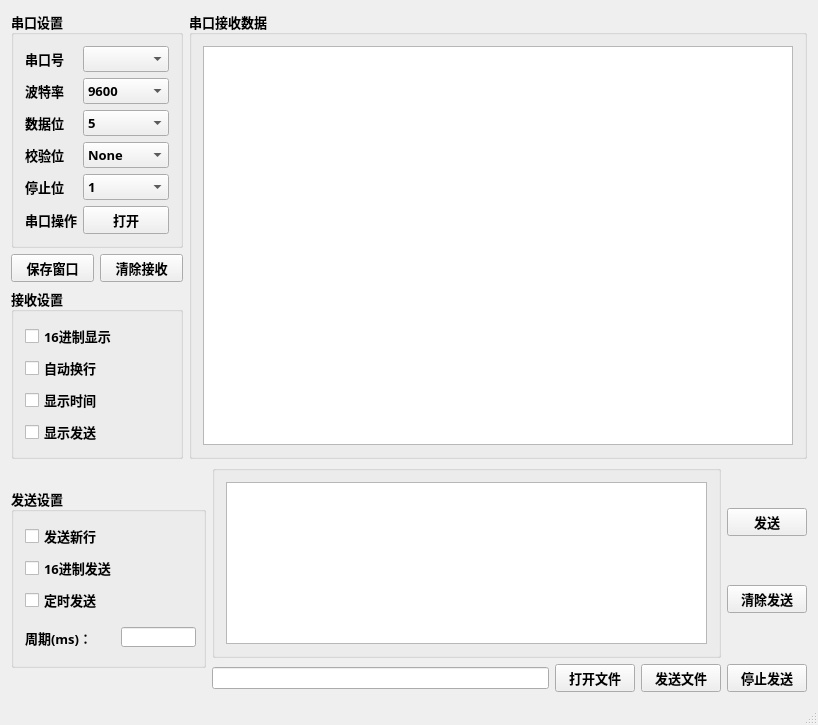
<?xml version="1.0" encoding="UTF-8"?>
<ui version="4.0">
 <class>SerialPort</class>
 <widget class="QMainWindow" name="SerialPort">
  <property name="geometry">
   <rect>
    <x>0</x>
    <y>0</y>
    <width>818</width>
    <height>725</height>
   </rect>
  </property>
  <property name="windowTitle">
   <string>SerialPort</string>
  </property>
  <widget class="QWidget" name="centralWidget">
   <layout class="QGridLayout" name="gridLayout_16">
    <item row="0" column="0">
     <layout class="QGridLayout" name="gridLayout_8">
      <item row="0" column="0">
       <layout class="QGridLayout" name="gridLayout_7">
        <item row="0" column="0">
         <layout class="QGridLayout" name="gridLayout_6">
          <item row="0" column="0">
           <widget class="QGroupBox" name="groupBox_3">
            <property name="font">
             <font>
              <family>微软雅黑 Light</family>
              <pointsize>10</pointsize>
              <weight>75</weight>
              <bold>true</bold>
             </font>
            </property>
            <property name="title">
             <string>串口设置</string>
            </property>
            <layout class="QGridLayout" name="gridLayout">
             <item row="0" column="0">
              <widget class="QLabel" name="label_port">
               <property name="font">
                <font>
                 <family>微软雅黑 Light</family>
                 <pointsize>10</pointsize>
                 <weight>75</weight>
                 <bold>true</bold>
                </font>
               </property>
               <property name="text">
                <string>串口号</string>
               </property>
              </widget>
             </item>
             <item row="0" column="1">
              <widget class="QComboBox" name="CB_port"/>
             </item>
             <item row="1" column="0">
              <widget class="QLabel" name="label_baudrate">
               <property name="font">
                <font>
                 <family>微软雅黑 Light</family>
                 <pointsize>10</pointsize>
                 <weight>75</weight>
                 <bold>true</bold>
                </font>
               </property>
               <property name="text">
                <string>波特率</string>
               </property>
              </widget>
             </item>
             <item row="1" column="1">
              <widget class="QComboBox" name="CB_baudrate">
               <property name="currentText">
                <string>9600</string>
               </property>
               <item>
                <property name="text">
                 <string>9600</string>
                </property>
               </item>
               <item>
                <property name="text">
                 <string>38400</string>
                </property>
               </item>
               <item>
                <property name="text">
                 <string>56700</string>
                </property>
               </item>
               <item>
                <property name="text">
                 <string>115200</string>
                </property>
               </item>
               <item>
                <property name="text">
                 <string>119600</string>
                </property>
               </item>
              </widget>
             </item>
             <item row="2" column="0">
              <widget class="QLabel" name="label_databit">
               <property name="font">
                <font>
                 <family>微软雅黑 Light</family>
                 <pointsize>10</pointsize>
                 <weight>75</weight>
                 <bold>true</bold>
                </font>
               </property>
               <property name="text">
                <string>数据位</string>
               </property>
              </widget>
             </item>
             <item row="2" column="1">
              <widget class="QComboBox" name="CB_databit">
               <item>
                <property name="text">
                 <string>5</string>
                </property>
               </item>
               <item>
                <property name="text">
                 <string>6</string>
                </property>
               </item>
               <item>
                <property name="text">
                 <string>7</string>
                </property>
               </item>
               <item>
                <property name="text">
                 <string>8</string>
                </property>
               </item>
              </widget>
             </item>
             <item row="3" column="0">
              <widget class="QLabel" name="label_checkbit">
               <property name="font">
                <font>
                 <family>微软雅黑 Light</family>
                 <pointsize>10</pointsize>
                 <weight>75</weight>
                 <bold>true</bold>
                </font>
               </property>
               <property name="text">
                <string>校验位</string>
               </property>
              </widget>
             </item>
             <item row="3" column="1">
              <widget class="QComboBox" name="CB_checkbit">
               <item>
                <property name="text">
                 <string>None</string>
                </property>
               </item>
               <item>
                <property name="text">
                 <string>奇校验</string>
                </property>
               </item>
               <item>
                <property name="text">
                 <string>偶校验</string>
                </property>
               </item>
              </widget>
             </item>
             <item row="4" column="0">
              <widget class="QLabel" name="label_stopbit">
               <property name="font">
                <font>
                 <family>微软雅黑 Light</family>
                 <pointsize>10</pointsize>
                 <weight>75</weight>
                 <bold>true</bold>
                </font>
               </property>
               <property name="text">
                <string>停止位</string>
               </property>
              </widget>
             </item>
             <item row="4" column="1">
              <widget class="QComboBox" name="CB_stopbit">
               <item>
                <property name="text">
                 <string>1</string>
                </property>
               </item>
               <item>
                <property name="text">
                 <string>2</string>
                </property>
               </item>
              </widget>
             </item>
             <item row="5" column="0">
              <widget class="QLabel" name="label_open">
               <property name="font">
                <font>
                 <family>微软雅黑 Light</family>
                 <pointsize>10</pointsize>
                 <weight>75</weight>
                 <bold>true</bold>
                </font>
               </property>
               <property name="text">
                <string>串口操作</string>
               </property>
              </widget>
             </item>
             <item row="5" column="1">
              <widget class="QPushButton" name="Btn_open">
               <property name="font">
                <font>
                 <family>微软雅黑 Light</family>
                 <pointsize>10</pointsize>
                 <weight>75</weight>
                 <bold>true</bold>
                </font>
               </property>
               <property name="text">
                <string>打开</string>
               </property>
              </widget>
             </item>
            </layout>
           </widget>
          </item>
          <item row="1" column="0">
           <layout class="QGridLayout" name="gridLayout_5">
            <item row="0" column="0">
             <widget class="QPushButton" name="Btn_save">
              <property name="font">
               <font>
                <family>微软雅黑 Light</family>
                <pointsize>10</pointsize>
                <weight>75</weight>
                <bold>true</bold>
               </font>
              </property>
              <property name="text">
               <string>保存窗口</string>
              </property>
             </widget>
            </item>
            <item row="0" column="1">
             <widget class="QPushButton" name="Btn_clearrx">
              <property name="font">
               <font>
                <family>微软雅黑 Light</family>
                <pointsize>10</pointsize>
                <weight>75</weight>
                <bold>true</bold>
               </font>
              </property>
              <property name="text">
               <string>清除接收</string>
              </property>
             </widget>
            </item>
           </layout>
          </item>
         </layout>
        </item>
        <item row="1" column="0">
         <widget class="QGroupBox" name="groupBox">
          <property name="font">
           <font>
            <family>微软雅黑 Light</family>
            <pointsize>10</pointsize>
            <weight>75</weight>
            <bold>true</bold>
           </font>
          </property>
          <property name="title">
           <string>接收设置</string>
          </property>
          <property name="flat">
           <bool>false</bool>
          </property>
          <property name="checkable">
           <bool>false</bool>
          </property>
          <layout class="QGridLayout" name="gridLayout_3">
           <item row="3" column="0">
            <widget class="QCheckBox" name="checkBox_rx_dispsend">
             <property name="text">
              <string>显示发送</string>
             </property>
            </widget>
           </item>
           <item row="0" column="0">
            <widget class="QCheckBox" name="checkBox_rx_hexdisp">
             <property name="text">
              <string>16进制显示</string>
             </property>
            </widget>
           </item>
           <item row="1" column="0">
            <widget class="QCheckBox" name="checkBox_rx_autoline">
             <property name="text">
              <string>自动换行</string>
             </property>
            </widget>
           </item>
           <item row="2" column="0">
            <widget class="QCheckBox" name="checkBox_rx_disptime">
             <property name="text">
              <string>显示时间</string>
             </property>
            </widget>
           </item>
          </layout>
         </widget>
        </item>
       </layout>
      </item>
      <item row="0" column="1">
       <widget class="QGroupBox" name="groupBox_4">
        <property name="font">
         <font>
          <family>微软雅黑</family>
          <pointsize>10</pointsize>
          <weight>75</weight>
          <bold>true</bold>
         </font>
        </property>
        <property name="title">
         <string>串口接收数据</string>
        </property>
        <layout class="QGridLayout" name="gridLayout_4">
         <item row="0" column="0">
          <widget class="QTextEdit" name="textEdit_rx"/>
         </item>
        </layout>
       </widget>
      </item>
     </layout>
    </item>
    <item row="1" column="0">
     <layout class="QGridLayout" name="gridLayout_15">
      <item row="0" column="0">
       <widget class="QGroupBox" name="groupBox_2">
        <property name="minimumSize">
         <size>
          <width>195</width>
          <height>180</height>
         </size>
        </property>
        <property name="maximumSize">
         <size>
          <width>195</width>
          <height>180</height>
         </size>
        </property>
        <property name="font">
         <font>
          <family>微软雅黑 Light</family>
          <pointsize>10</pointsize>
          <weight>75</weight>
          <bold>true</bold>
         </font>
        </property>
        <property name="title">
         <string>发送设置</string>
        </property>
        <property name="flat">
         <bool>false</bool>
        </property>
        <property name="checkable">
         <bool>false</bool>
        </property>
        <layout class="QGridLayout" name="gridLayout_14">
         <item row="0" column="0">
          <layout class="QGridLayout" name="gridLayout_2">
           <item row="0" column="0">
            <widget class="QCheckBox" name="checkBox_tx_newline">
             <property name="text">
              <string>发送新行</string>
             </property>
            </widget>
           </item>
           <item row="1" column="0">
            <widget class="QCheckBox" name="checkBox_tx_hexsend">
             <property name="text">
              <string>16进制发送</string>
             </property>
            </widget>
           </item>
           <item row="2" column="0">
            <widget class="QCheckBox" name="checkBox_tx_delayed">
             <property name="text">
              <string>定时发送</string>
             </property>
            </widget>
           </item>
           <item row="3" column="0">
            <widget class="QWidget" name="widget" native="true">
             <property name="minimumSize">
              <size>
               <width>170</width>
               <height>35</height>
              </size>
             </property>
             <property name="maximumSize">
              <size>
               <width>170</width>
               <height>35</height>
              </size>
             </property>
             <layout class="QGridLayout" name="gridLayout_11">
              <property name="sizeConstraint">
               <enum>QLayout::SetFixedSize</enum>
              </property>
              <property name="leftMargin">
               <number>0</number>
              </property>
              <property name="topMargin">
               <number>7</number>
              </property>
              <property name="rightMargin">
               <number>11</number>
              </property>
              <item row="0" column="0">
               <widget class="QLabel" name="label">
                <property name="minimumSize">
                 <size>
                  <width>90</width>
                  <height>23</height>
                 </size>
                </property>
                <property name="maximumSize">
                 <size>
                  <width>90</width>
                  <height>16777215</height>
                 </size>
                </property>
                <property name="text">
                 <string>周期(ms)：</string>
                </property>
               </widget>
              </item>
              <item row="0" column="1">
               <widget class="QLineEdit" name="lineEdit_period">
                <property name="minimumSize">
                 <size>
                  <width>75</width>
                  <height>20</height>
                 </size>
                </property>
                <property name="maximumSize">
                 <size>
                  <width>75</width>
                  <height>20</height>
                 </size>
                </property>
               </widget>
              </item>
             </layout>
            </widget>
           </item>
          </layout>
         </item>
        </layout>
       </widget>
      </item>
      <item row="0" column="1">
       <layout class="QGridLayout" name="gridLayout_10">
        <item row="0" column="0">
         <widget class="QGroupBox" name="groupBox_5">
          <property name="font">
           <font>
            <family>微软雅黑</family>
            <pointsize>10</pointsize>
            <weight>75</weight>
            <bold>true</bold>
           </font>
          </property>
          <property name="title">
           <string/>
          </property>
          <layout class="QGridLayout" name="gridLayout_9">
           <item row="0" column="0">
            <widget class="QTextEdit" name="textEdit_tx">
             <property name="sizeAdjustPolicy">
              <enum>QAbstractScrollArea::AdjustToContentsOnFirstShow</enum>
             </property>
            </widget>
           </item>
          </layout>
         </widget>
        </item>
        <item row="1" column="0" colspan="2">
         <layout class="QGridLayout" name="gridLayout_12">
          <item row="0" column="0">
           <widget class="QLineEdit" name="lineEdit_file"/>
          </item>
          <item row="0" column="1">
           <widget class="QPushButton" name="Btn_openfile">
            <property name="font">
             <font>
              <family>微软雅黑 Light</family>
              <pointsize>10</pointsize>
              <weight>75</weight>
              <bold>true</bold>
             </font>
            </property>
            <property name="text">
             <string>打开文件</string>
            </property>
            <property name="autoDefault">
             <bool>false</bool>
            </property>
           </widget>
          </item>
          <item row="0" column="2">
           <widget class="QPushButton" name="Btn_sendfile">
            <property name="font">
             <font>
              <family>微软雅黑 Light</family>
              <pointsize>10</pointsize>
              <weight>75</weight>
              <bold>true</bold>
             </font>
            </property>
            <property name="text">
             <string>发送文件</string>
            </property>
            <property name="autoDefault">
             <bool>false</bool>
            </property>
           </widget>
          </item>
          <item row="0" column="3">
           <widget class="QPushButton" name="Btn_stopsend">
            <property name="font">
             <font>
              <family>微软雅黑 Light</family>
              <pointsize>10</pointsize>
              <weight>75</weight>
              <bold>true</bold>
             </font>
            </property>
            <property name="text">
             <string>停止发送</string>
            </property>
            <property name="autoDefault">
             <bool>false</bool>
            </property>
           </widget>
          </item>
         </layout>
        </item>
        <item row="0" column="1">
         <layout class="QGridLayout" name="gridLayout_13">
          <item row="0" column="0">
           <widget class="QPushButton" name="Btn_send">
            <property name="font">
             <font>
              <family>微软雅黑 Light</family>
              <pointsize>10</pointsize>
              <weight>75</weight>
              <bold>true</bold>
             </font>
            </property>
            <property name="cursor">
             <cursorShape>UpArrowCursor</cursorShape>
            </property>
            <property name="text">
             <string>发送</string>
            </property>
            <property name="autoRepeatDelay">
             <number>297</number>
            </property>
           </widget>
          </item>
          <item row="1" column="0">
           <widget class="QPushButton" name="Btn_cleartx">
            <property name="font">
             <font>
              <family>微软雅黑 Light</family>
              <pointsize>10</pointsize>
              <weight>75</weight>
              <bold>true</bold>
             </font>
            </property>
            <property name="text">
             <string>清除发送</string>
            </property>
            <property name="autoDefault">
             <bool>false</bool>
            </property>
           </widget>
          </item>
         </layout>
        </item>
       </layout>
      </item>
     </layout>
    </item>
   </layout>
   <zorder>layoutWidget</zorder>
   <zorder>layoutWidget</zorder>
   <zorder>layoutWidget</zorder>
   <zorder>groupBox_4</zorder>
   <zorder>groupBox_5</zorder>
   <zorder>lineEdit_period</zorder>
   <zorder>groupBox_2</zorder>
   <zorder></zorder>
  </widget>
  <widget class="QStatusBar" name="statusBar"/>
  <action name="actionSend">
   <property name="text">
    <string>S:</string>
   </property>
  </action>
 </widget>
 <layoutdefault spacing="6" margin="11"/>
 <resources/>
 <connections/>
</ui>
